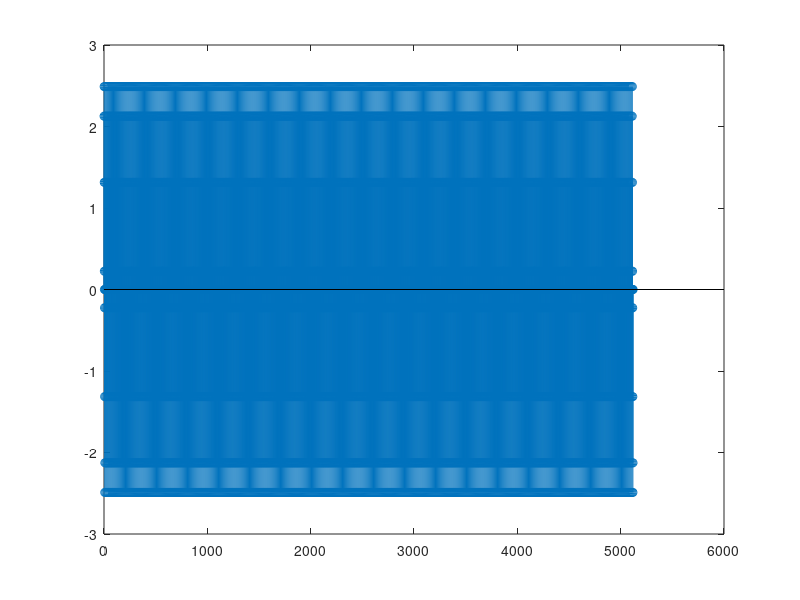
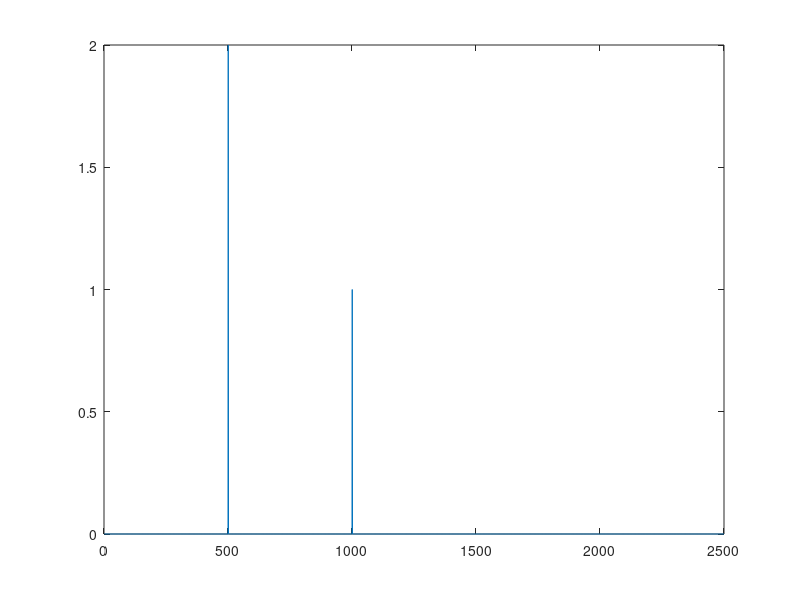
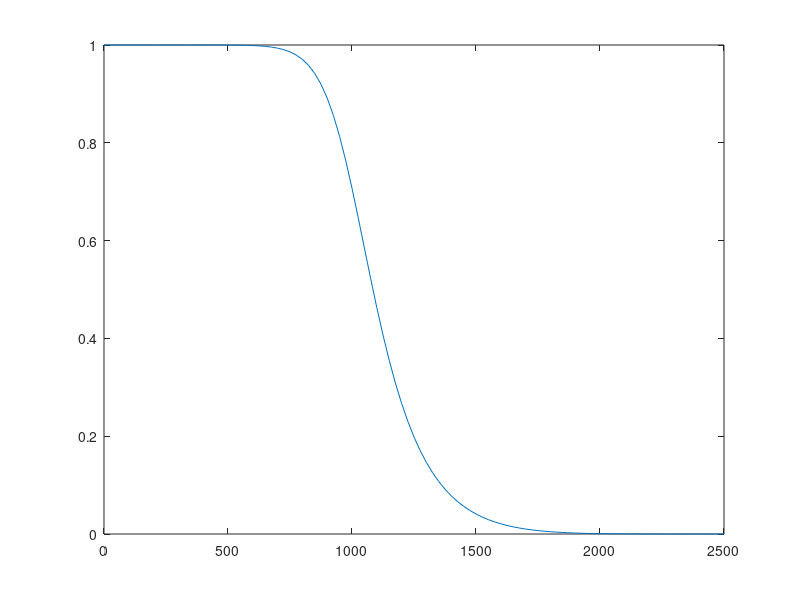
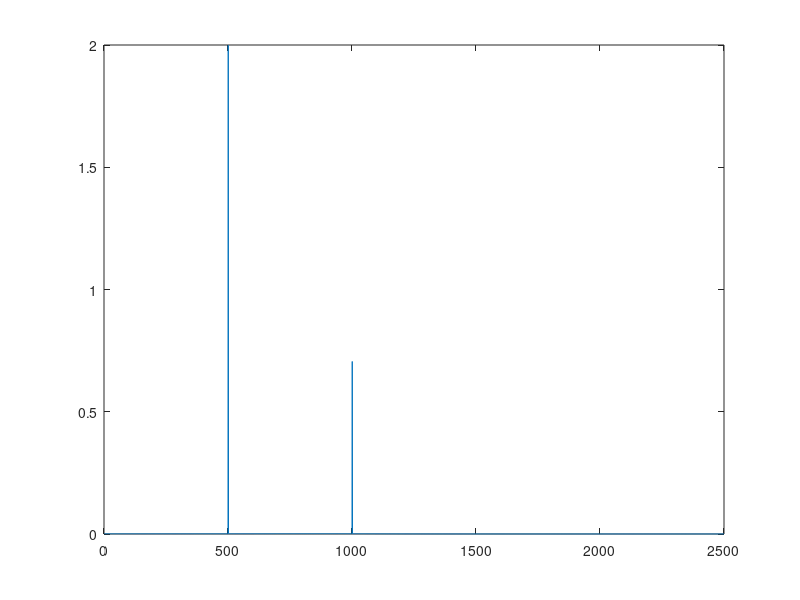

MATLAB code to generate these figures, in order:
Fs = 5000 %Hz
n = 1:5120
N  = n(end)
xn=2*sin(2*pi*500*n*(1/Fs))+1*sin(2*pi*1000*n*(1/Fs))
figure(1)
stem(n,xn) %cau a
xw=1/N*fft(xn)
xw_half = xw(1:N/2)
figure(2)
n_half=1:N/2
F=n_half*Fs/N
plot(F,2*abs(xw_half))
[B A] = butter(5, 2*1000/Fs, 'low') %cau b
w = 0:0.01*pi:pi
Hw = freqz(B,A,w)
%co tan so chuan hoa roi chuyen ra tan so that
figure(3)
plot(w*Fs/2/pi,abs(Hw))
yn = filter(B,A,xn)
yw = 1/N*fft(yn)
yw_half=yw(1:N/2)
figure(5)
plot(F,2*abs(yw_half))

 

